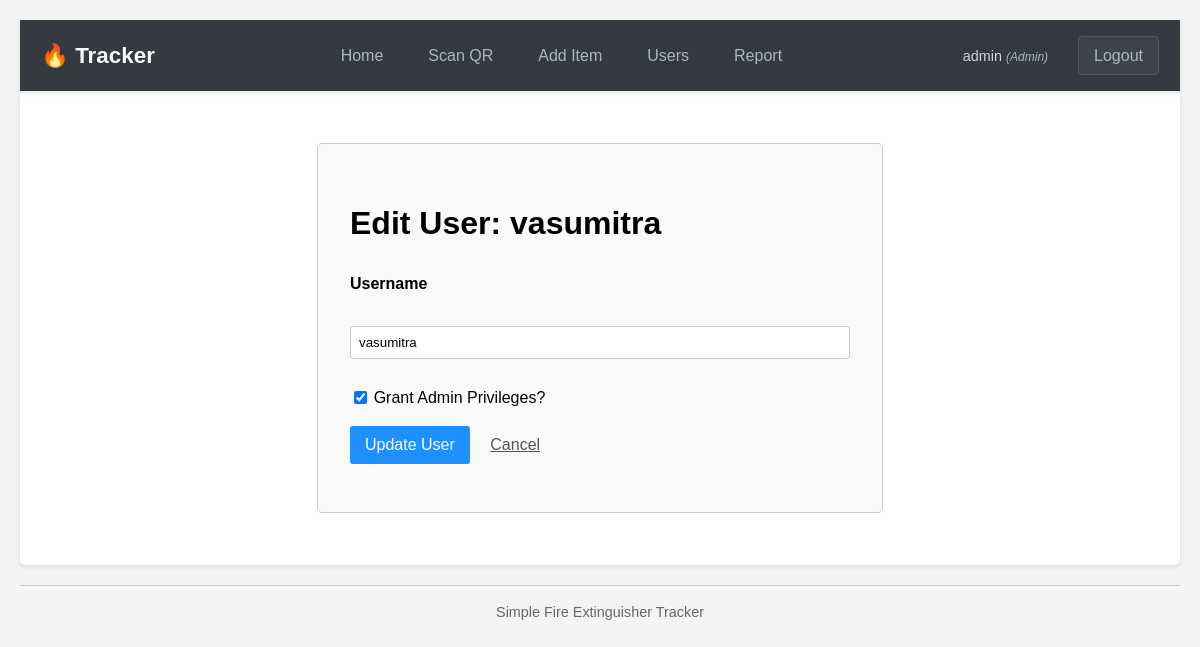
Page /admin/users/2/edit (signed in) on the committed database.
### index.py (models this page shows, shortened)
class User(UserMixin, db.Model):
    __tablename__ = 'users' # Explicit table name
    id = db.Column(db.Integer, primary_key=True)
    username = db.Column(db.String(80), unique=True, nullable=False)
    password_hash = db.Column(db.String(256), nullable=False)
    is_admin = db.Column(db.Boolean, default=False, nullable=False)
    check_logs = db.relationship('CheckInLog', backref='user', lazy=True)

### index.py (the view, shortened to what this page needs)
@app.route('/admin/users/<int:user_id>/edit', methods=['GET', 'POST'])
@login_required
@admin_required
def edit_user(user_id):
    user_to_edit = db.session.get(User, user_id)
    if not user_to_edit:
        flash(f"User with ID {user_id} not found.", "error")
        return redirect(url_for('user_list'))
    if user_to_edit.username == 'admin' and user_to_edit.id != current_user.id: # Allow admin to edit themselves if they ARE admin
         flash("Editing the primary 'admin' user is restricted.", "warning")
    if user_to_edit.id == current_user.id and user_to_edit.username == 'admin':
         flash("Admins cannot easily revoke their own admin status via this form.", "warning")
    form = EditUserForm(user_id=user_to_edit.id, original_username=user_to_edit.username, obj=user_to_edit)
    return render_template('edit_user.html', title='Edit User', form=form, user=user_to_edit)

### index.py (shortened to what this page needs)
class EditUserForm(FlaskForm):
    username = StringField('Username', validators=[DataRequired(), Length(min=4, max=80)])
    is_admin = BooleanField('Grant Admin Privileges?')
    submit = SubmitField('Update User')
    original_username = None
    user_id = None # Store user id to prevent editing self if needed
    def __init__(self, user_id, original_username, *args, **kwargs):
        super(EditUserForm, self).__init__(*args, **kwargs)
        self.original_username = original_username
        self.user_id = user_id

### index.py (called while the page is built, shortened)
@login_manager.user_loader
def load_user(user_id):
    return db.session.get(User, int(user_id)) # Use db.session.get for primary key lookup

def admin_required(f):
    @wraps(f)
    def decorated_function(*args, **kwargs):
        return f(*args, **kwargs)
    return decorated_function

### templates/edit_user.html (shortened to what this page needs)
{% extends "base.html" %}
{% block content %}
<div class="form-container">
    <h1>Edit User: {{ user.username }}</h1>
    <form method="POST" action="{{ url_for('edit_user', user_id=user.id) }}">
        <div class="form-group">
            {{ form.username.label }}<br>
            {{ form.username(size=30, class="form-control") }}<br>
        </div>
        <div class="form-group form-check">
            {% set disable_admin_toggle = (user.id == current_user.id and user.is_admin) %}
            {{ form.is_admin(class="form-check-input", disabled=disable_admin_toggle) }}
            {{ form.is_admin.label(class="form-check-label") }}
        </div>
        <div class="form-group">
            {{ form.submit(class="btn btn-primary") }}
            <a href="{{ url_for('user_list') }}" style="margin-left: 1em; color: #555;">Cancel</a>
        </div>
    </form>
</div>
{% endblock %}

### templates/base.html (shortened to what this page needs)
<!DOCTYPE html>
<html lang="en">
<head>
    <link rel="stylesheet" href="{{ url_for('static', filename='css/style.css') }}">
    <link rel="stylesheet" href="{{ url_for('static', filename='css/navbar.css') }}">
</head>
<body>
<nav class="navbar">
    <div class="nav-container">
        <a href="{{ url_for('index') }}" class="navbar-brand">🔥 Tracker</a>
        <ul class="navbar-nav main-nav">
            {% if current_user.is_authenticated %}
                <li><a href="{{ url_for('index') }}" class="nav-link">Home</a></li>
                <li><a href="{{ url_for('scan_page') }}" class="nav-link">Scan QR</a></li>
                {% if current_user.is_admin %}
                    <li><a href="{{ url_for('add_extinguisher') }}" class="nav-link">Add Item</a></li>
                    <li><a href="{{ url_for('user_list') }}" class="nav-link">Users</a></li>
                    <li><a href="{{ url_for('daily_report') }}" class="nav-link">Report</a></li>
                {% endif %}
            {% endif %}
        </ul>
        <ul class="navbar-nav auth-nav">
            {% if current_user.is_authenticated %}
                <li class="user-info">
                    <span>{{ current_user.username }}{% if current_user.is_admin %} <small>(Admin)</small>{% endif %}</span>
                </li>
                <li><a href="{{ url_for('logout') }}" class="nav-link logout-link">Logout</a></li>
            {% else %}
                <li><a href="{{ url_for('login') }}" class="nav-link login-link">Login</a></li>
            {% endif %}
        </ul>
    </div>
</nav>
<div class="content">
    {% block content %}{% endblock %}
</div>
<footer>
    <hr>
    <p>Simple Fire Extinguisher Tracker</p>
</footer>
</body>
</html>

### static/css/style.css (style rules this page uses)
body { font-family: sans-serif; line-height: 1.6; margin: 20px; background-color: #f4f4f4; }
nav a { text-decoration: none; color: #333; margin: 0 5px; }
hr { border: 0; height: 1px; background: #ccc; }
.content { background: #fff; padding: 20px; border-radius: 5px; box-shadow: 0 2px 5px rgba(0,0,0,0.1); }
label { display: block; margin-bottom: 5px; font-weight: bold; }
input[type=text], input[type=number] { width: calc(100% - 12px); padding: 6px; margin-bottom: 10px; border: 1px solid #ccc; border-radius: 3px; }
footer { margin-top: 20px; text-align: center; font-size: 0.9em; color: #666; }

### static/css/navbar.css (style rules this page uses)
.navbar { background-color: #343a40; padding: 0.8rem 1rem; box-shadow: 0 2px 4px rgba(0, 0, 0, 0.1); position: sticky; top: 0; z-index: 1000; }
.nav-container { max-width: 1200px; margin: 0 auto; display: flex; justify-content: space-between; align-items: center; }
.navbar-brand { color: #f8f9fa; text-decoration: none; font-size: 1.4em; font-weight: 600; padding: 5px 0; }
.navbar-nav { list-style: none; padding: 0; margin: 0; display: flex; align-items: center; gap: 5px; }
.nav-link { color: #adb5bd; text-decoration: none; padding: 10px 15px; border-radius: 4px; font-weight: 500; position: relative; transition: color 0.3s ease, background-color 0.3s ease; overflow: hidden; }
.nav-link::after { content: ''; position: absolute; bottom: 5px; left: 50%; width: 0; height: 2px; background-color: #0d6efd; transition: all 0.3s ease-out; transform: translateX(-50%); }
.auth-nav { gap: 15px; }
.user-info span { color: #ced4da; font-size: 0.9em; margin-right: 10px; }
.user-info small { color: #adb5bd; font-style: italic; }
.logout-link, .login-link { background-color: rgba(255, 255, 255, 0.05); border: 1px solid rgba(255, 255, 255, 0.1); }
.logout-link::after, .login-link::after { display: none; }

### templates/edit_user.html (style rules this page uses)
.form-container { max-width: 500px; margin: 2em auto; padding: 2em; border: 1px solid #ccc; border-radius: 5px; background-color: #f9f9f9; }
.form-group { margin-bottom: 1em; }
.form-check { margin-bottom: 1em; display: flex; align-items: center; }
.form-check-input { margin-right: 0.5em; }
label { font-weight: bold; display: block; margin-bottom: 0.25em; }
.form-check-label { font-weight: normal; display: inline; margin-bottom: 0; }
input[type=text], input[type=password], .form-control { width: 100%; padding: 8px; border: 1px solid #ccc; border-radius: 3px; box-sizing: border-box; }
input[type=checkbox].form-check-input { width: auto; }
input[type=submit], .btn { background-color: dodgerblue; color: white; padding: 10px 15px; border: none; border-radius: 3px; cursor: pointer; font-size: 1em; }

### rows in the picture
User: username "admin"
User: username "vasumitra", is_admin "☑"
